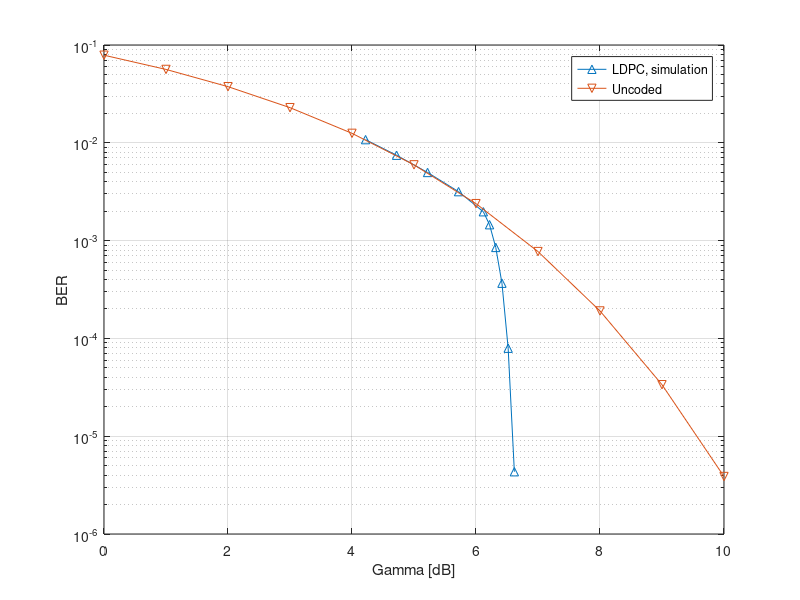

Recreate this plot in MATLAB.
close all

K = 30592;
N = 32640;

ebno_dB = [4.5, 5, 5.5, 6, 6.4, 6.5, 6.6, 6.7, 6.8, 6.9];
gamma = 10.^(ebno_dB/10)*K/N;
gamma_dB = 10*log10(gamma);

BER = [0.0107698, 0.00746274, 0.00497123, 0.00316586, 0.00197241, 0.00145332, 0.000851121, 0.000366599, 7.93508e-05, 4.3312e-06];

Pbit_uncoded = @(x) qfunc(sqrt(2*x));

figure,
semilogy(gamma_dB, BER, '-^'), hold on,
semilogy(0:10, Pbit_uncoded(10.^((0:10)/10)), '-v')
xlim([0, 10])
grid on
xlabel('Gamma [dB]')
ylabel('BER')
legend('LDPC, simulation', 'Uncoded')

